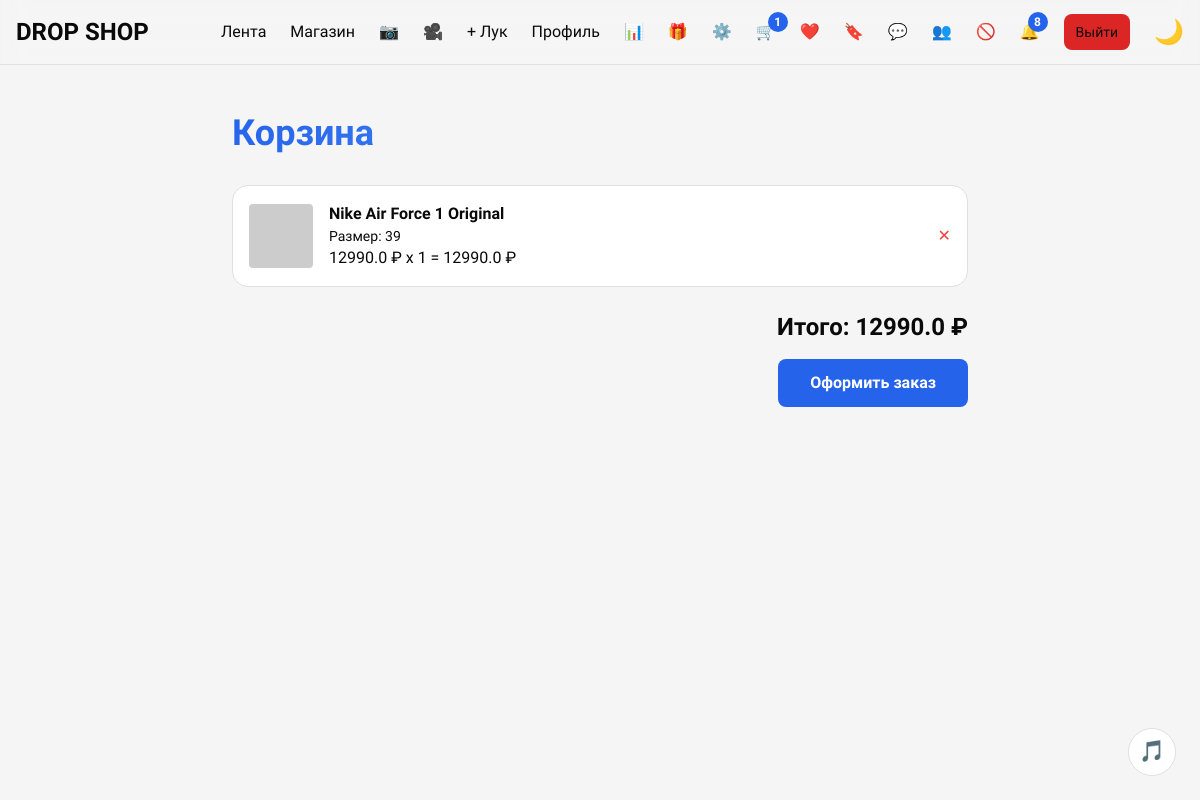
Page /cart (signed in) on the committed database.
### tables this page shows
CREATE TABLE cart_items (
            id INTEGER PRIMARY KEY AUTOINCREMENT,
            user_id INTEGER NOT NULL,
            product_id INTEGER NOT NULL,
            quantity INTEGER DEFAULT 1,
            size TEXT
        );

CREATE TABLE products (
            id INTEGER PRIMARY KEY AUTOINCREMENT,
            name TEXT NOT NULL,
            type TEXT NOT NULL,
            price REAL NOT NULL,
            stock INTEGER DEFAULT 0,
            description TEXT,
            image_url TEXT,
            video_url TEXT,
            sizes TEXT
        );

### app.py (the view)
@app.route('/cart')
def cart():
    if 'user_id' not in session:
        return redirect('/login')
    conn = get_db()
    items = conn.execute("""
        SELECT cart_items.*, products.name, products.price, products.image_url, products.video_url
        FROM cart_items JOIN products ON cart_items.product_id = products.id
        WHERE cart_items.user_id=?
    """, (session['user_id'],)).fetchall()
    total = sum(item['price'] * item['quantity'] for item in items)
    conn.close()
    return render_template('cart.html', items=items, total=total)

### app.py (called while the page is built)
@app.context_processor
def inject_notification_count():
    if 'user_id' in session:
        conn = get_db()
        count = conn.execute("SELECT COUNT(*) FROM notifications WHERE user_id=? AND is_read=0",
                             (session['user_id'],)).fetchone()[0]
        conn.close()
        return {'unread_notifications': count}
    return {'unread_notifications': 0}

@app.context_processor
def inject_cart_count():
    if 'user_id' in session:
        conn = get_db()
        count = conn.execute("SELECT COUNT(*) FROM cart_items WHERE user_id=?",
                             (session['user_id'],)).fetchone()[0]
        conn.close()
        return {'cart_count': count}
    return {'cart_count': 0}

@app.context_processor
def inject_wishlist_count():
    if 'user_id' in session:
        conn = get_db()
        count = conn.execute("SELECT COUNT(*) FROM wishlist WHERE user_id=?",
                             (session['user_id'],)).fetchone()[0]
        conn.close()
        return {'wishlist_count': count}
    return {'wishlist_count': 0}

@app.context_processor
def inject_bookmarks_count():
    if 'user_id' in session:
        conn = get_db()
        count = conn.execute("SELECT COUNT(*) FROM post_bookmarks WHERE user_id=?",
                             (session['user_id'],)).fetchone()[0]
        conn.close()
        return {'bookmarks_count': count}
    return {'bookmarks_count': 0}

### templates/cart.html
{% extends "base.html" %}
{% block content %}
<div class="max-w-3xl mx-auto px-4 py-12">
    <h1 class="text-4xl font-black mb-8 gradient-text">Корзина</h1>
    {% if items %}
        <div class="space-y-4">
            {% for item in items %}
            <div class="card-hover rounded-2xl p-4 flex items-center gap-4" style="background: var(--card-bg); border: 1px solid var(--border);">
                <img src="{% if item.image_url %}{{ item.image_url }}{% else %}https://via.placeholder.com/100{% endif %}" class="w-16 h-16 object-cover rounded">
                <div class="flex-1">
                    <p class="font-bold">{{ item.name }}</p>
                    {% if item.size %}<p class="text-sm">Размер: {{ item.size }}</p>{% endif %}
                    <p>{{ item.price }} ₽ x {{ item.quantity }} = {{ item.price * item.quantity }} ₽</p>
                </div>
                <a href="/remove_from_cart/{{ item.id }}" class="text-red-500">✕</a>
            </div>
            {% endfor %}
        </div>
        <div class="mt-6 text-right">
            <p class="text-2xl font-black">Итого: {{ total }} ₽</p>
            <a href="/checkout" class="mt-4 inline-block bg-[var(--accent)] text-white py-3 px-8 rounded-lg font-bold neon-btn">Оформить заказ</a>
        </div>
    {% else %}
        <p class="text-gray-400">Корзина пуста</p>
    {% endif %}
</div>
{% endblock %}

### templates/base.html (style rules this page uses)
:root { --bg: #0a0a0a; --text: #ffffff; --accent: #3B82F6; --card-bg: #111111; --border: #2a2a2a; }
[data-theme="light"] { --bg: #f5f5f5; --text: #0a0a0a; --accent: #2563EB; --card-bg: #ffffff; --border: #e0e0e0; }
body { font-family: 'Unbounded', sans-serif; background: var(--bg); color: var(--text); transition: background 0.4s, color 0.4s; padding-bottom: 80px; }
@media (min-width: 768px) { body { padding-bottom: 0; } }
.card-hover { transition: all 0.4s cubic-bezier(0.23, 1, 0.32, 1); transform-style: preserve-3d; perspective: 1000px; background: var(--card-bg); border: 1px solid var(--border); }
.neon-btn { transition: all 0.3s ease; background: var(--accent); color: white; }
.gradient-text { background: linear-gradient(135deg, var(--accent), #60A5FA); -webkit-background-clip: text; -webkit-text-fill-color: transparent; }

### rows in the picture
cart_items: name "Nike Air Force 1 Original", size "39", price "12990.0", quantity "1", item.price*item.quantity "12990.0"

### other values in the picture
{{ cart_count }} "1"
{{ unread_notifications }} "8"
{{ total }} "12990.0"
